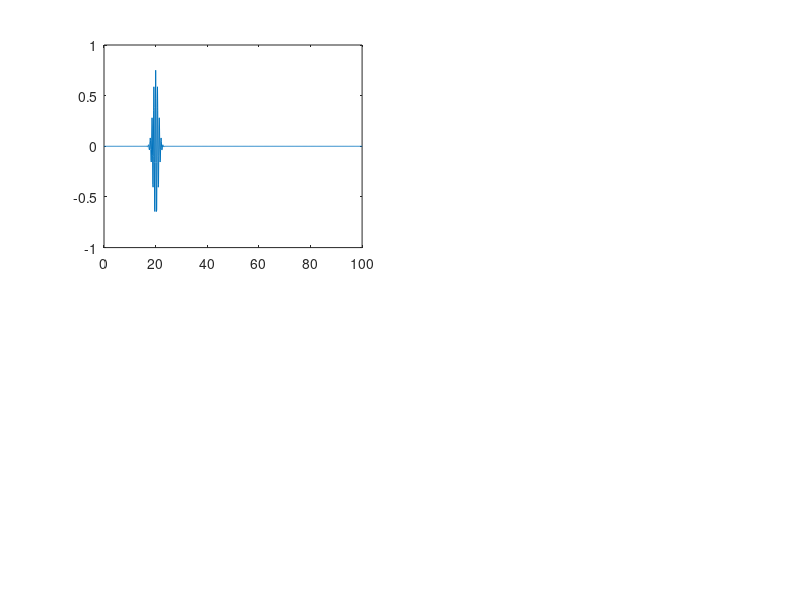

The MATLAB source for this figure: (Note: this script raises an error after producing the figure.)
% ======================================================================================================================================
%%%%%%%%%% Preamble %%%%%%%%%%
% ======================================================================================================================================

% Part Ic - Free Particle Gaussian Wave Packet Incident on a Potential Step Simulation
% Propagation using the split operator method

% Author: Max L Butterworth
% MSc in Theoretical and Computational Chemistry Project
% University of Oxford

% ======================================================================================================================================
%%%%%%%%%% Define constants and variables %%%%%%%%%%
% ======================================================================================================================================

% Natural units adopted throughout
L = 100; % Length of the 1D box
m = 1; % Mass of electron
h = 1; % Planck's constant
hbar = 1; % Definition of h bar
N_steps = 1000; % Number of discretisation points

wp_energy = 40; % Set the wave packet energy
barrier_height = 50; % Set the magnitude of the potential step height

x0 = 20; % Set the starting position of wave packet on the x-axis
k0 = sqrt((wp_energy * 2 * m)/(hbar^2)); % Calculate the wavenumber from wp_energy; k = 0 gives a stationary Gaussian wave packet
sigma = L/100; % Set the initial width of the wave packet

include_elapsed_time = false; % Define a variable to show elapsed time on figure or not

save_figures = false; % Define a variable to save figures at various points in the simulation or not

% ======================================================================================================================================
%%%%%%%%%% Discretise the spatial domain, x; time domain, t; and k-space domain, k %%%%%%%%%%
% ======================================================================================================================================

x = linspace(0, L, N_steps); % Define the x-domain
dx = x(2) - x(1); % Calculate the spatial step size

dk = (2 * pi)/L; % Define spacing in k-space

if rem(N_steps, 2) == 0 % Define k-space grid if N_steps is even
    k = dk * (-(N_steps/2):((N_steps/2)-1)).';

else % Define k-space grid if N_steps is odd
    k = dk * (-((N_steps-1)/2):((N_steps-1)/2)).';

end

dt = 1e-2; % Define the time step size
N_t = 1000; % Define the number of time steps to simulate

% ======================================================================================================================================
%%%%%%%%%% Construct the Hamiltonian using the finite difference method %%%%%%%%%%
% ======================================================================================================================================

% Construct the Hamiltonian inside the infinite potential well
laplacian = (1/dx^2) * spdiags([1, -2, 1], -1:1, N_steps, N_steps); % Define the Laplacian operator

V_vector = [zeros(N_steps/2, 1); repmat(barrier_height, (N_steps/2), 1)]; % Define the potential energy accross the x-domain; potential step at halfway accross domain
V_matrix = diag(V_vector); % Define a diagonal potential matrix

H = (-((hbar^2)/(2*m)) * laplacian) + V_matrix; % Define the Hamiltonian operator

% ======================================================================================================================================
%%%%%%%%%% Generate an initial wave packet by applying the inverse Fourier transform to a Gaussian %%%%%%%%%%
% ======================================================================================================================================

a_0 = 1; % Prefactor for the Gaussian distribution
phase = 0; % Define the phase term in the Gaussian distribution
phase_coeff = 0; % Define the coefficients of the components of the phase term

% Construct the Gaussian phase term in k-space
for index = 1:length(phase_coeff)
    phase = phase + (phase_coeff(index) * (k - k0).^(index - 1));
end

a_k = a_0 * exp((-(1/(2 * sigma^2)) * (k - k0).^2) + (1i * phase)); % Construct the whole Gaussian distribution in k-space
psi0 = ifft(ifftshift(a_k .* exp(-1i * k * x0))); % Initial Gaussian wave packet in real space

psi0_norm = psi0/sqrt(trapz(x, abs(psi0).^2)); % Normalise the initial Gaussian wave packet

% ======================================================================================================================================
%%%%%%%%%% Implement the Crank-Nicolson method to evolve the wavefunction and calculate probability current %%%%%%%%%%
% ======================================================================================================================================

% Define kinetic and potential operators
p = hbar * k; % Calcualte the momentum at each point in k-space

T_op = exp(-(1i * (p.^2) * dt)/(2 * m * hbar)); % Kinetic energy operator (full time step)
V_op = exp(-(1i * V_vector * dt)/(2 * hbar)); % Potential energy operator (half time step)

% Initialise arrays to store fluxes and a first derivative operator to calculate the fluxes
J = zeros(N_steps, N_t); % Array to store probability currents
first_deriv = spdiags([-1, 1], 0:1, N_steps, N_steps)/dx; % A matrix to calculte the first derivative using the finite difference method

% Set up the wave packet for propagation
psi = psi0_norm(1:N_steps); % Set the initial value of the wave packet
psi_t = zeros(N_steps, N_t); % Initialise an array to store the wave packet as it evolves in time
psi_t(:, 1) = psi; % Store the initial wave packet in the time evolution array

% Propagate the wave packet
for t = 2:N_t
    psi = V_op .* psi; % Operate a half time step in real space
    psi_k = fftshift(fft(psi)); % Fourier transform the wave packet into k-space
    psi_k = T_op .* psi_k; % Operate a full time step in k-space
    psi = ifft(ifftshift(psi_k)); % Inverse Fourier transform into real space
    psi = V_op .* psi; % Operate a half time step in real space

    psi = psi/sqrt(trapz(x, abs(psi).^2)); % Normalise the time-evolved wave packet

    psi_t(:, t) = psi; % Store the time-evolved wave packet in the time evolution array
    J(:, t) = -((1i * hbar)/(2 * m)) * ((conj(psi) .* (first_deriv * psi)) - ((first_deriv * conj(psi)) .* psi)); % Calculate probability current at each point along x
end

% ======================================================================================================================================
%%%%%%%%%% Plot the time evolution of the wave packet probability density %%%%%%%%%%
% ======================================================================================================================================

figure; % Generate a figure

subplot(2, 2, 1) % Top left subfigure
real_wavefunction = plot(x, real(psi_t(:, 1))); % Plot the real wavefunction
xline(x(N_steps/2), color='red', LineWidth=2) % Add a line to show the potential step location

%rectangle('Position', [x((N_steps-barrier_width)/2)])

xlabel('$x$', 'Interpreter','latex'); % Label the x-axis
ylabel('$\mathrm{Re}(\psi(x, t))$', 'Interpreter','latex'); % Label the y-axis
xlim([min(x) max(x)]) % Set the y-limits for convenience
ylim([min(real(psi_t(:))) max(real(psi_t(:)))]); % Set the y-limits foe convenience
title('Real Component of the Wavefunction') % Add a title
grid on; % Add a grid to the plot

subplot(2, 2, 2) % Top right subfigure
imag_wavefunction = plot(x, imag(psi_t(:, 1))); % Plot the imaginary wavefunction
xline(x(N_steps/2), color='red', LineWidth=2) % Add a line to show the potential step location
xlabel('$x$', 'Interpreter','latex'); % Label the x-axis
ylabel('$\mathrm{Im}(\psi(x, t))$', 'Interpreter','latex'); % Label the y-axis
xlim([min(x) max(x)]) % Set the y-limits for convenience
ylim([min(imag(psi_t(:))) max(imag(psi_t(:)))]); % Set the y-limits for convenience
title('Imaginary Component of the Wavefunction') % Add a title
grid on; % Add a grid to the plot

subplot(2, 2, 3) % Bottom left subfigure
prob_density = plot(x, abs(psi_t(:, 1)).^2); % Plot the initial probability density
xline(x(N_steps/2), color='red', LineWidth=2) % Add a line to show the potential step location
xlabel('$x$', 'Interpreter','latex'); % Label the x-axis
ylabel('$|\psi(x, t)|^2$', 'Interpreter','latex'); % Label the y-axis
xlim([min(x) max(x)]) % Set the y-limits for convenience
ylim('auto'); % Set the y-limits foe convenience
title('Probability Density') % Add a title
grid on; % Add a grid to the plot

subplot(2, 2, 4) % Bottom right subfigure
flux_plot = plot(x, J(:, 1)); % Plot the initial probability current
xline(x(N_steps/2), color='red', LineWidth=2) % Add a line to show the potential step location
xlabel('$x$', 'Interpreter', 'latex'); % Label the x-axis
ylabel('$J(x, t)$', 'Interpreter', 'latex'); % Label the y-axis
ylim('auto'); % Set the y-limits for convenience
title('Probability Current') % Add a title
grid on; % Add a grid to the plot

% Animate the figures

for n = 1:N_t % Loop over all timesteps
    set(real_wavefunction, 'YData', real(psi_t(:, n))) % Update the real part of the wavefunction
    set(imag_wavefunction, 'YData', imag(psi_t(:, n))) % Update the imaginary part of the wavefunction
    set(prob_density, 'YData', abs(psi_t(:, n)).^2); % Update the probability density
    set(flux_plot, 'YData', J(:, n)); % Update the probability density
    pause(0.05); % Pause to create an animation effect
    drawnow; % Update the relevant figures
end
